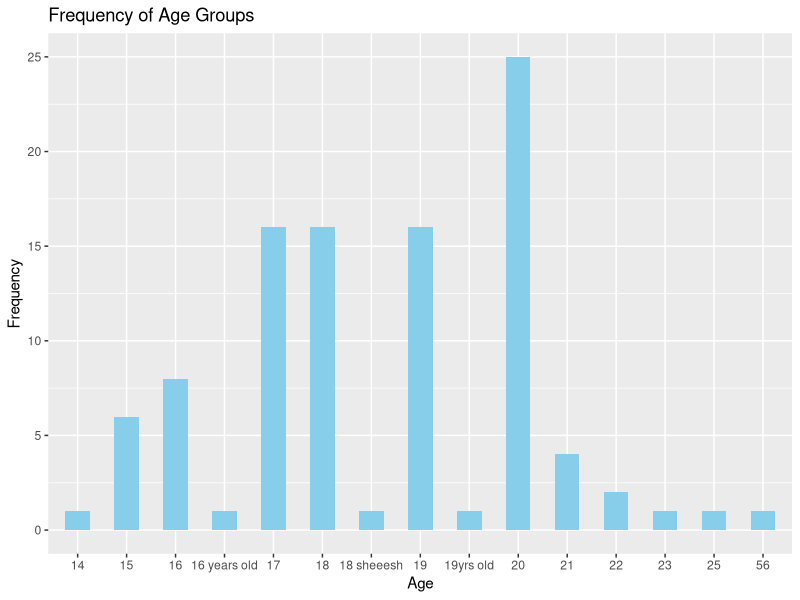
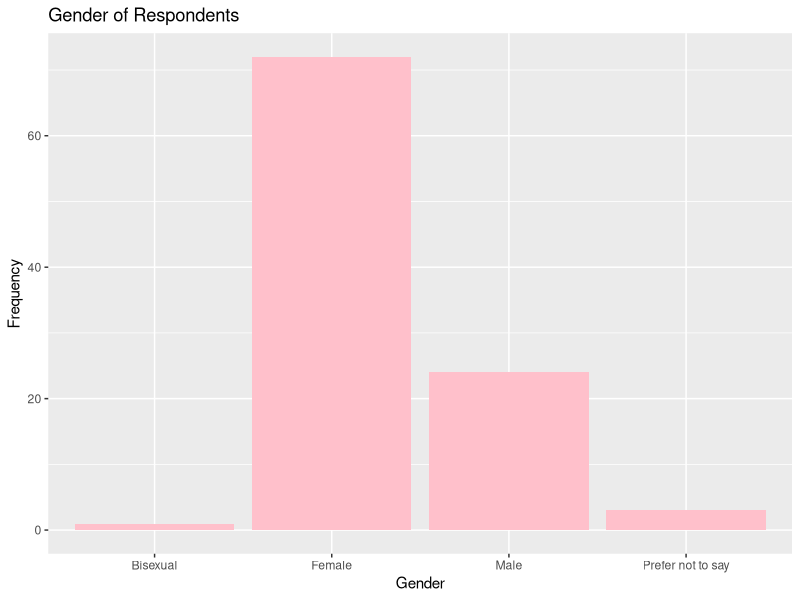
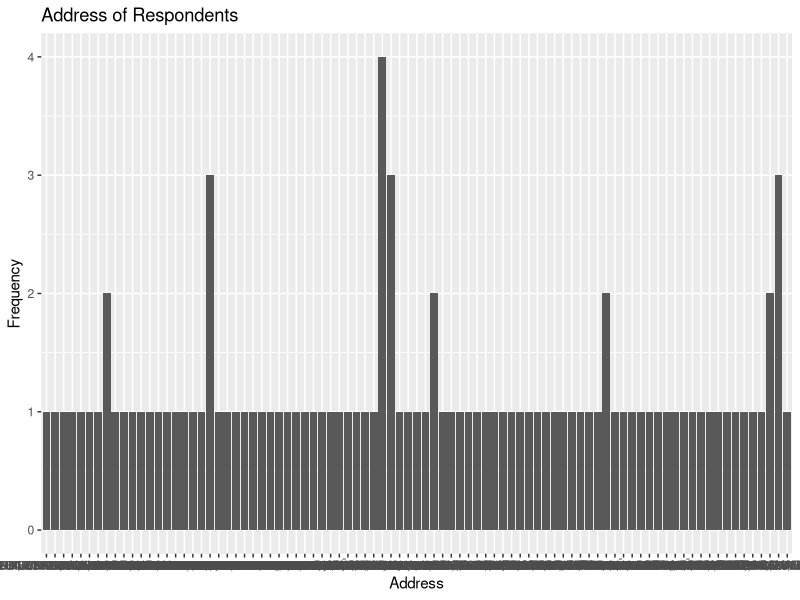
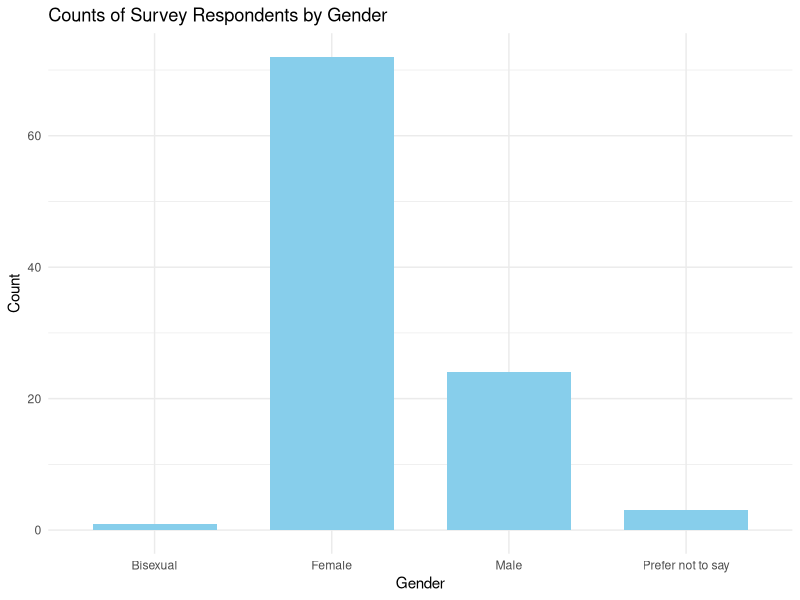
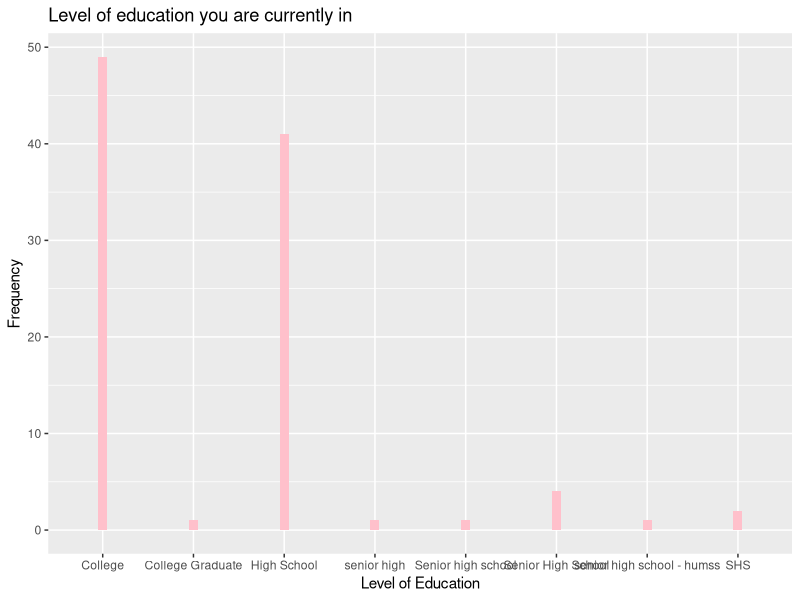
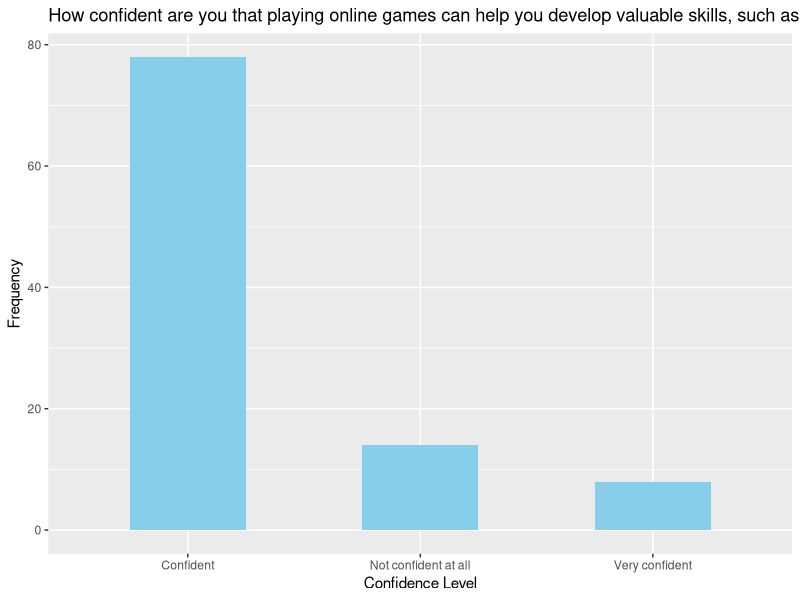
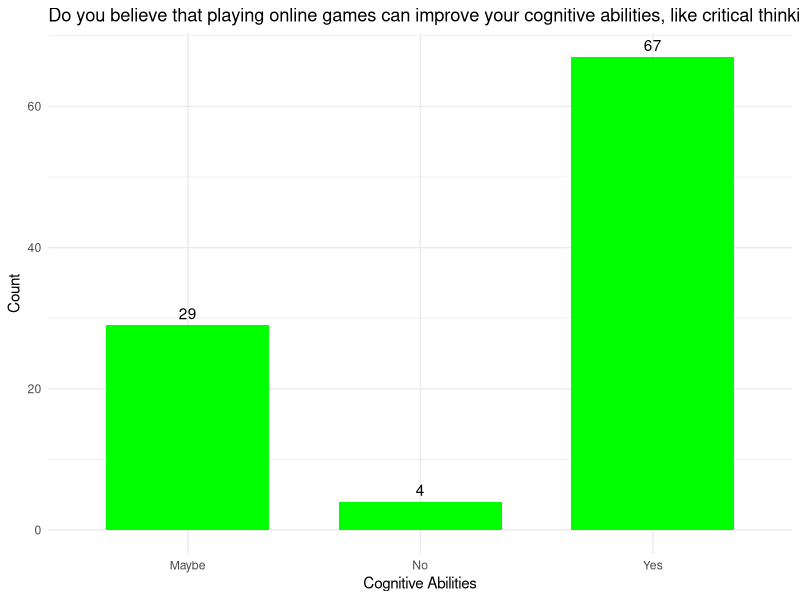
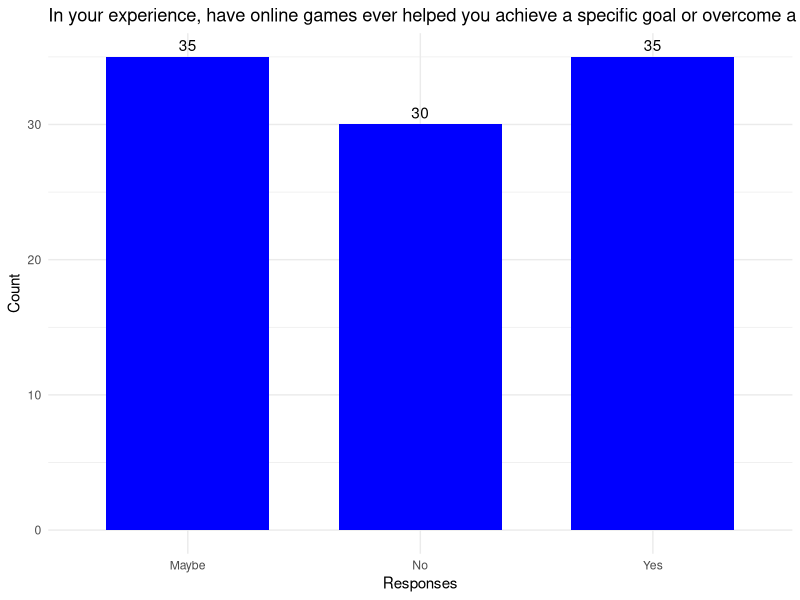

These figures' R source, in order: (Note: this script raises an error after producing the figures.)
## ---- chunk 1
knitr::opts_chunk$set(echo = TRUE)
## ---- chunk 2
library(readr)
library(ggplot2)
library(dplyr)
## ---- chunk 3
survey <- read_csv("Survey_ Understanding Student Engagement in Online Gaming.csv")
View(survey)
## ---- chunk 4
numeric_cols <- sapply(survey, is.numeric) 

survey_numeric <- survey[, numeric_cols]

col_means <- colMeans(survey_numeric)
col_means
## ---- chunk 5
age <- survey %>%
  mutate(Age = as.factor(Age)) %>%
  group_by(Age) %>%
  summarise(count = n())

# geting mean and standard deviation of counts
age_summary <- age %>%
  summarise(mean_count = mean(count),
            sd_count = sd(count))

ggplot(age, aes(x = Age, y = count)) +
  geom_bar(stat = "identity", fill = "skyblue", width = 0.5) +
  labs(x = "Age", y = "Frequency", title = "Frequency of Age Groups")
## ---- chunk 6
gender <- table(survey$Gender)
 gender<- as.data.frame(gender)
 gender
 
 
 ggplot(gender, aes(x = Var1, y = Freq)) +
  geom_bar(stat = "identity", fill = "pink") +  
  labs(title = "Gender of Respondents", x = "Gender", y = "Frequency")
## ---- chunk 7
address_data <- survey$Address 
addressdf <- data.frame(address = address_data)

addressdf$address <- toupper(trimws(addressdf$address))  

address_freq <- addressdf %>%
  group_by(address) %>%
  summarise(count = n()) %>%
  arrange(desc(count))
## ---- chunk 8
#Plotting
ggplot(address_freq, aes(x = factor(address), y = count)) +
  geom_bar(stat = "identity") +
  labs(title = "Address of Respondents", x = "Address", y = "Frequency") +
  theme(axis.text.x = element_text(angle =  , hjust =  ))
## ---- chunk 9
#geting the count of gender
(gender <- survey %>%
  mutate(Gender = as.character(Gender)) %>%  
  group_by(Gender) %>%
  summarise(count = n()))

# geting mean and standard deviation of counts
(gender_summary <- gender %>%
  summarise(mean_count = mean(count),
            sd_count = sd(count)))

ggplot(gender, aes(x = Gender, y = count)) +
  geom_bar(stat = "identity", fill = "skyblue", width = 0.7) +
  labs(
    title = "Counts of Survey Respondents by Gender",
    x = "Gender",
    y = "Count"
  ) +
  theme_minimal()
## ---- chunk 10
year_level <- survey %>% 
  mutate(`Level of education you are currently in`) %>%
  group_by(`Level of education you are currently in`) %>%
  summarise(count = n())

# Mean and standard deviation
survey_year <- year_level %>%
  summarise(mean_count = mean(count),
            sd_count = sd(count))
#plotting
ggplot(year_level, aes(x = `Level of education you are currently in`, y = count)) +
  geom_bar(stat = "identity", fill = "pink", width = 0.1) +
  labs(x = "Level of Education", y = "Frequency", title = "Level of education you are currently in")
## ---- chunk 11
name_data <- survey$`Name (optional)`
namedf <- data.frame(name = name_data) 

namedf$name <- toupper(trimws(namedf$name))  

## ---- chunk 12
library(ggplot2)

question1 <- survey %>%
  mutate(`How confident are you that playing online games can help you develop valuable skills, such as problem-solving or teamwork?` = as.character(`How confident are you that playing online games can help you develop valuable skills, such as problem-solving or teamwork?`)) %>%  
  group_by(`How confident are you that playing online games can help you develop valuable skills, such as problem-solving or teamwork?`) %>%
  summarise(count = n())

# Mean and standard deviation
survey_summary <- question1 %>%
  summarise(mean_count = mean(count),
            sd_count = sd(count))

ggplot(question1, aes(x = `How confident are you that playing online games can help you develop valuable skills, such as problem-solving or teamwork?`, y = count)) +
  geom_bar(stat = "identity", fill = "skyblue", width = 0.5) +
  labs(x = "Confidence Level", y = "Frequency", title = "How confident are you that playing online games can help you develop valuable skills, such as problem-solving or teamwork?")
## ---- chunk 13
# Correct the column names in mutate and group_by functions
q2 <- survey %>%
  mutate(`Do you believe that playing online games can improve your cognitive abilities, like critical thinking or decision-making?`) %>%
  group_by(`Do you believe that playing online games can improve your cognitive abilities, like critical thinking or decision-making?`) %>%
    summarise(count = n())

# Calculate count, mean, and standard deviation
q2_summary <- q2 %>%
  summarise(mean_count = mean(count),
            sd_count = sd(count))
q2_summary

# Plotting
ggplot(q2, aes(x = `Do you believe that playing online games can improve your cognitive abilities, like critical thinking or decision-making?`, y = count)) +
  geom_bar(stat = "identity", width = 0.7, fill = "green") +
  geom_text(aes(label = count), vjust = -0.5) + 
  labs(title = "Do you believe that playing online games can improve your cognitive abilities, like critical thinking or decision-making?",
       x = "Cognitive Abilities",
       y = "Count") +
  theme_minimal() +
  theme(legend.position = "none")  # Remove legend


## ---- chunk 14
q3 <- survey %>%
  mutate(`In your experience, have online games ever helped you achieve a specific goal or overcome a challenge (academic, social)?`) %>%
  group_by(`In your experience, have online games ever helped you achieve a specific goal or overcome a challenge (academic, social)?`) %>%
  summarise(count = n())

#get sd and mean
q3_summary <- q3 %>%
  summarise( mean_count = mean(count),
             sd_count = sd(count))

#plotting
ggplot(q3, aes(x = `In your experience, have online games ever helped you achieve a specific goal or overcome a challenge (academic, social)?`, y = count)) +
  geom_bar(stat = "identity", width = 0.7, fill = "blue") +
  geom_text(aes(label = count), vjust = -0.5) + 
  labs(title = "In your experience, have online games ever helped you achieve a specific goal or overcome a challenge (academic, social)? ",
       x = "Responses",
       y = "Count") +
  theme_minimal() +
  theme(legend.position = "none")  # Remove legend

## ---- chunk 15
q4 <- survey %>%
  mutate(`How easy or difficult do you find it to learn the rules and mechanics of new online games?`) %>%
  group_by(`How easy or difficult do you find it to learn the rules and mechanics of new online games?`) %>%
  summarise(count = n())

#get mean and sd
q4_summary <- q4 %>%
  summarise(mean_count = mean(count),
            sd_count = sd(count))

#plotting
ggplot(q4, aes(x = `How easy or difficult do you find it to learn the rules and mechanics of new online games?`, y = count)) +
  geom_bar(stat = "identity", width = 0.7, fill = "skyblue") +
  geom_text(aes(label = count), vjust = -0.5) + 
  labs(title = "Effort Expectancy",
       x = "How easy or difficult do you find it to learn the rules and mechanics of new online games?",
       y = "Count") +
  theme_minimal() +
  theme(legend.position = "none")  # Remove legend
## ---- chunk 16
q5 <- survey %>%
  mutate(`Do you feel that online games require a lot of time and effort to be successful or enjoyable?`) %>%
  group_by(`Do you feel that online games require a lot of time and effort to be successful or enjoyable?`) %>%
  summarise(count = n())


  geom_bar(stat = "identity", fill = "skyblue", width = 0.7) +
  labs(
    title = "Counts of Survey Respondents by Age",
    x = "Age",
    y = "Count"
  ) +
  theme_minimal()


#get mean and sd
q5_summary <- q5 %>%
  summarise(mean_count = mean(count),
            sd_count = sd(count))
q5_summary

#plotting
ggplot(q5, aes(x = `Do you feel that online games require a lot of time and effort to be successful or enjoyable?`, y = count)) +
  geom_bar(stat = "identity", width = 0.7, fill = "skyblue") +
  geom_text(aes(label = count), vjust = -0.5) + 
  labs(title = "Effort Expectancy",
       x = "Do you feel that online games require a lot of time and effort to be successful or enjoyable?",
       y = "Count") +
  theme_minimal() +
  theme(legend.position = "none")  # Remove legend
